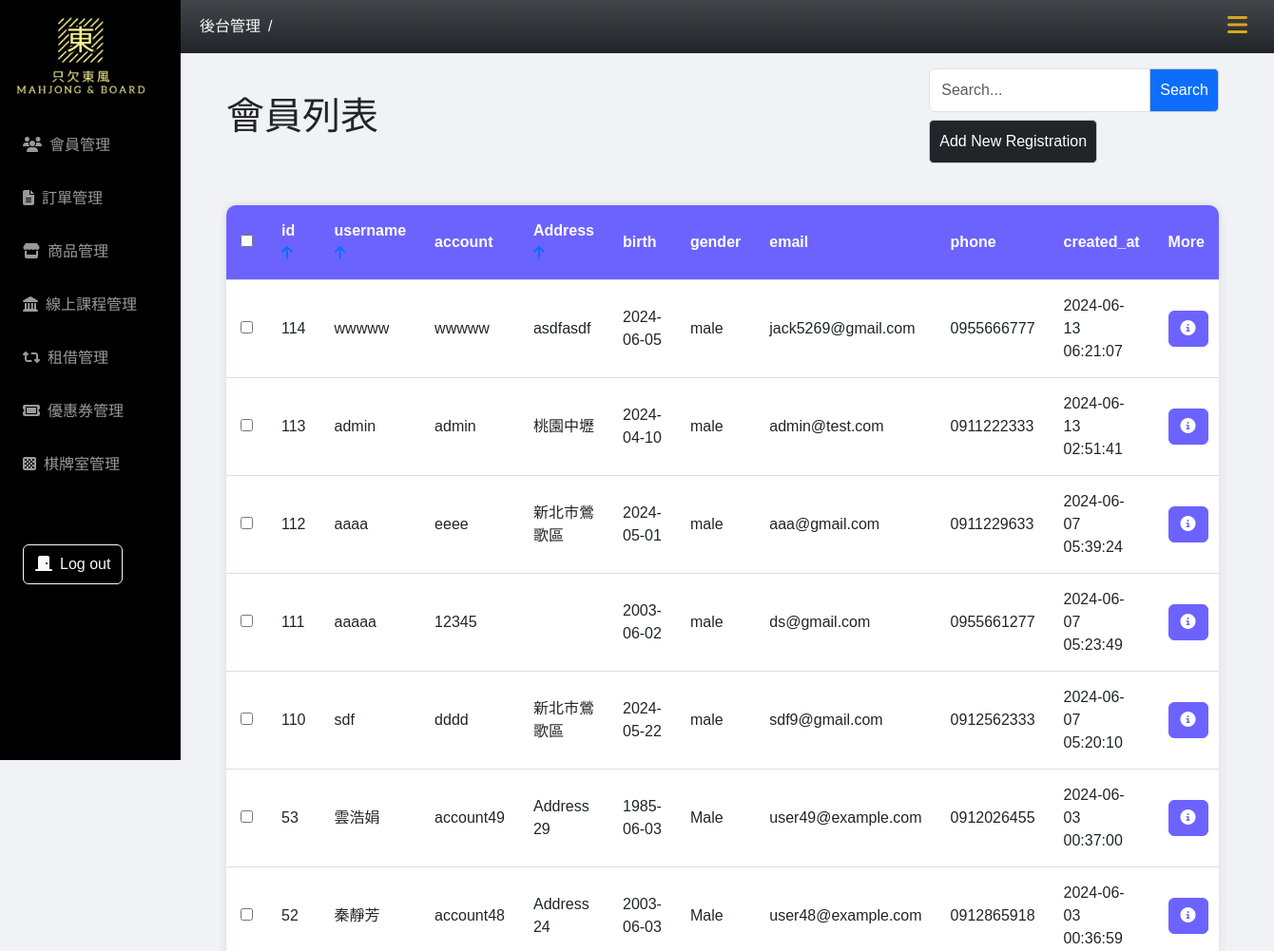
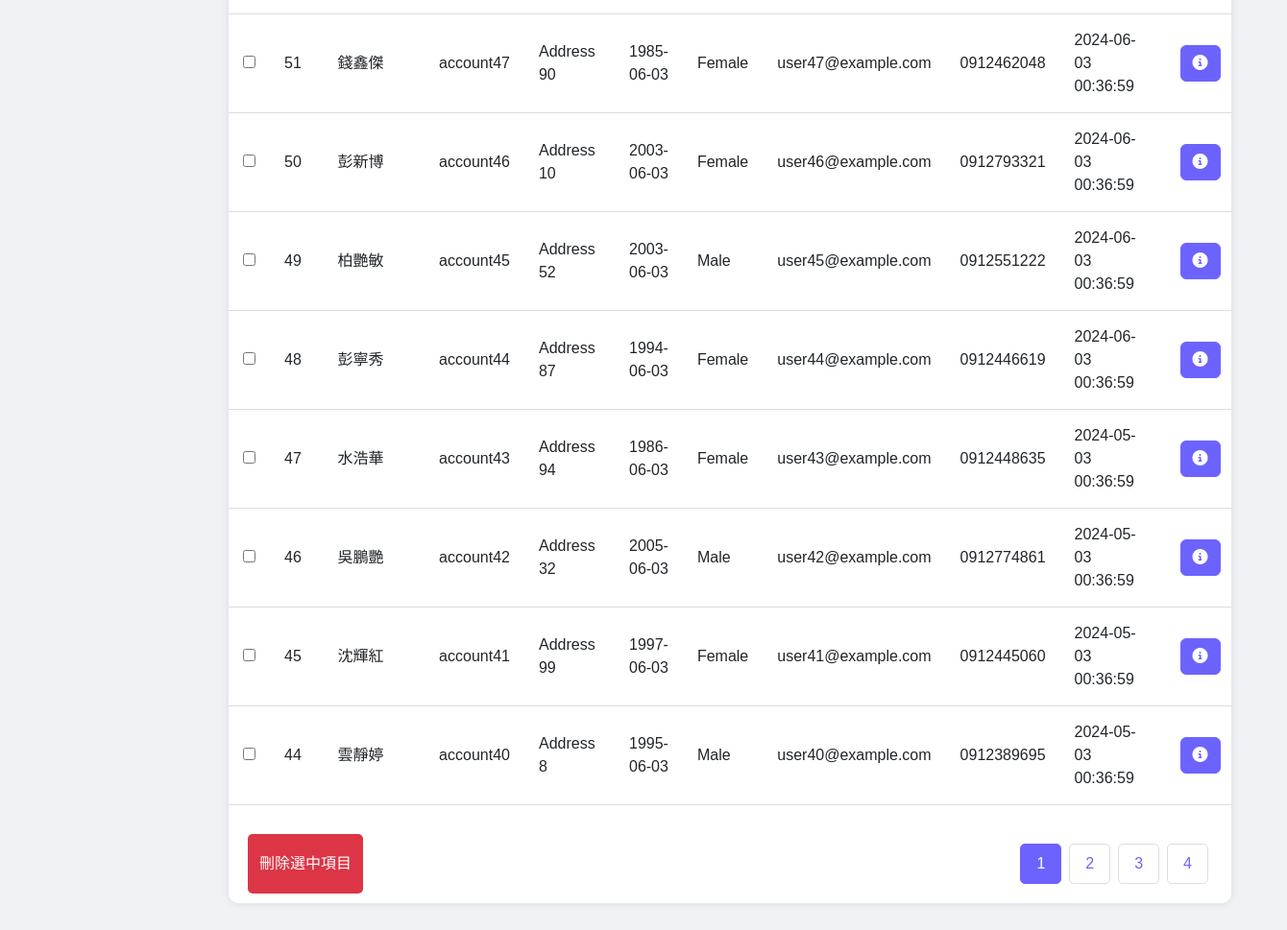
Before: /user-list/users.php?page=1&order=1&type=desc with the older database file (2 pictures, top to bottom).
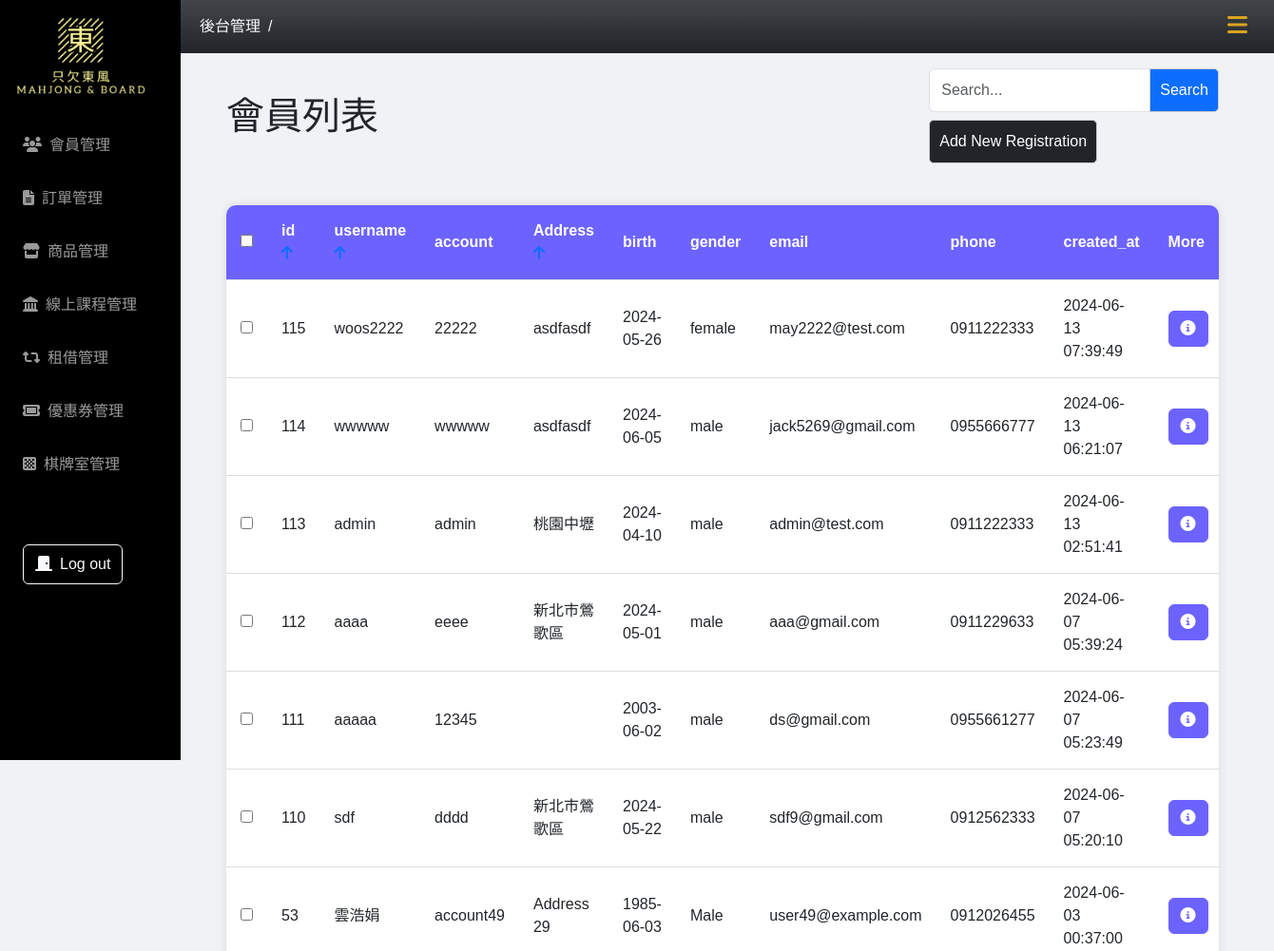
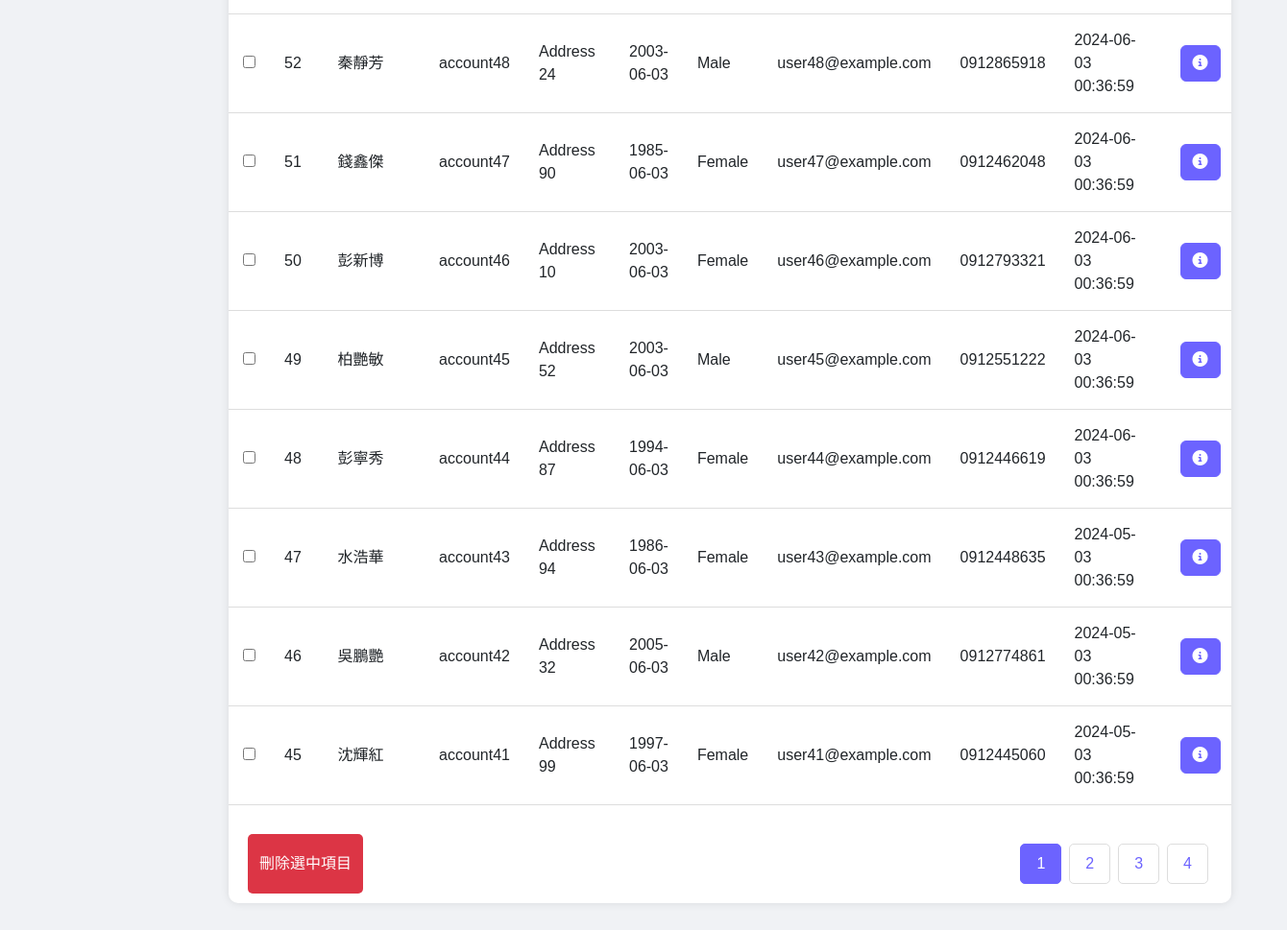
After: the same page with the newer database file (2 pictures, top to bottom).
### tables this page shows
CREATE TABLE `users` (
  `id` int(11) NOT NULL,
  `valid` varchar(10) NOT NULL DEFAULT '1',
  `username` varchar(50) NOT NULL,
  `account` varchar(50) NOT NULL,
  `password` varchar(255) NOT NULL,
  `city` varchar(20) NOT NULL,
  `Address` varchar(100) NOT NULL,
  `phone` text DEFAULT NULL,
  `email` varchar(50) NOT NULL,
  `birth` varchar(100) NOT NULL,
  `gender` varchar(255) NOT NULL,
  `update_at` timestamp NOT NULL DEFAULT current_timestamp(),
  `created_at` timestamp NOT NULL DEFAULT current_timestamp()
);

### user-list/users.php (the view, shortened to what the changed rows need)
<?php
require_once("../db_connect_mahjong.php");
$sqlAll = "SELECT * FROM users WHERE valid = 1";
$resultAll = $conn->query($sqlAll);
$allUserCount = $resultAll->num_rows;
if (isset($_GET["search"])) {
    $search = $_GET["search"];
    $sql = "SELECT * FROM users WHERE account LIKE '%$search%' AND valid = 1 ";
    $pageTitle = "$search 的搜尋結果";
} else {
    $sql = "SELECT * FROM users WHERE valid = 1";
}
if (isset($_GET["page"]) && isset($_GET["order"])) {
    $page = $_GET["page"];
    $perPage = 15;
    $firstItem = ($page - 1) * $perPage;
    $pageCount = ceil($allUserCount / $perPage);
    $order = $_GET["order"];
    $orderType = isset($_GET["type"]) ? $_GET["type"] : 'asc';
    $orderClause = "";
    switch ($order) {
        case 1:
            $orderClause = "ORDER BY id $orderType";
            break;
    }
    $sql .= " $orderClause LIMIT $firstItem,$perPage";
}
$result = $conn->query($sql);
$rows = $result->fetch_all(MYSQLI_ASSOC);
?>
<!DOCTYPE html>
<html lang="en">
<head>
    <?php include("../css-mahjong.php") ?>
</head>
<body>
    <div class="container main-content px-5">
        <div class="header py-3">
            <div>
                <h1>會員列表</h1>
            </div>
        </div>
        <div class="table-container mb-5">
            <form method="post" action="">
                <table>
                    <thead>
                        <tr>
                            <th><input type="checkbox" id="select-all"></th>
                            <th>
                                id
                                <a href="?page=<?= $page ?>&order=1&type=<?= $order == 1 && $orderType == 'asc' ? 'desc' : 'asc' ?>">
                                    <i class="fa-solid fa-arrow-<?= $order == 1 && $orderType == 'asc' ? 'down' : 'up' ?>"></i>
                                </a>
                            </th>
                            <th>
                                username
                                <a href="?page=<?= $page ?>&order=2&type=<?= $order == 2 && $orderType == 'asc' ? 'desc' : 'asc' ?>">
                                    <i class="fa-solid fa-arrow-<?= $order == 2 && $orderType == 'asc' ? 'down' : 'up' ?>"></i>
                                </a>
                            </th>
                            <th>account</th>
                            <th>
                                Address
                                <a href="?page=<?= $page ?>&order=3&type=<?= $order == 3 && $orderType == 'asc' ? 'desc' : 'asc' ?>">
                                    <i class="fa-solid fa-arrow-<?= $order == 3 && $orderType == 'asc' ? 'down' : 'up' ?>"></i>
                                </a>
                            </th>
                            <th>birth</th>
                            <th>gender</th>
                            <th>email</th>
                            <th>phone</th>
                            <th>created_at</th>
                            <th>More</th>
                        </tr>
                    </thead>
                    <tbody>
                        <?php foreach ($rows as $user) : ?>
                            <tr>
                                <td><input type="checkbox" class="checkBox" name="ids[]" value="<?= $user["id"] ?>"></td>
                                <td><?= $user["id"] ?></td>
                                <td><?= $user["username"] ?></td>
                                <td><?= $user["account"] ?></td>
                                <td><?= $user["Address"] ?></td>
                                <td><?= $user["birth"] ?></td>
                                <td><?= $user["gender"] ?></td>
                                <td><?= $user["email"] ?></td>
                                <td><?= $user["phone"] ?></td>
                                <td><?= $user["created_at"] ?></td>
                                <td>
                                    <a href="user.php?id=<?= $user["id"] ?>" class="btn color btn-primary"><i class="fa-solid fa-circle-info"></i></a>
                                </td>
                            </tr>
                        <?php endforeach; ?>
                    </tbody>
                </table>
                <div class="footer">
                    <div class="pagination">
                        <?php if ($pageCount >= 1) : ?>
                            <?php for ($i = 1; $i <= $pageCount; $i++) : ?>
                                <a href="?page=<?= $i ?>&order=<?= $order ?>&type=<?= $orderType ?>" class="<?= $i == $page ? 'active' : '' ?>"><?= $i ?></a>
                            <?php endfor; ?>
                        <?php endif; ?>
                    </div>
                </div>
            </form>
        </div>
    </div>
</body>
</html>

Changed rows visible on the page:
no longer on this page (row unchanged): users: id "44", username "雲靜婷", account "account40", Address "Address 8", birth "1995-06-03", gender "Male", email "user40@example.com", phone "0912389695", created_at "2024-05-03 00:36:59"
added users: id "115", username "woos2222", account "22222", Address "asdfasdf", birth "2024-05-26", gender "female", email "may2222@test.com", phone "0911222333", created_at "2024-06-13 07:39:49"
